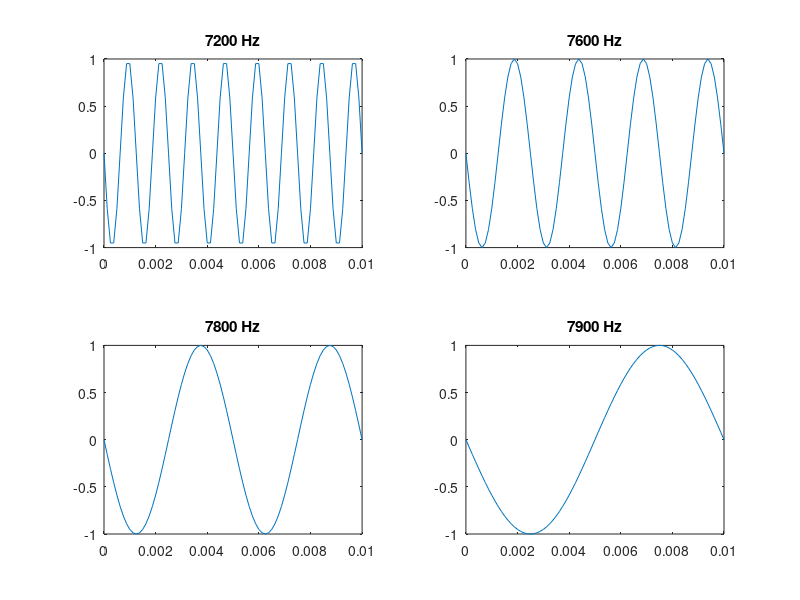

MATLAB code to generate this figure:
% Use sinusoid frequency f = 300 Hz
f = [7200, 7600, 7800, 7900];

% Sampling frequency and interval
fs = 8000;
Ts = 1/fs;

% Set time duration of plot, i.e., 10 msec.
tfinalplot = 10e-3;

% Make the time vector for the plot
nplot=0:Ts:tfinalplot;

% Make the time vector for replayed sound spurt
% Play the spurt for 2 seconds
tfinal = 2;
nsound=0:Ts:tfinal;

% 100 Hz
xnT1 = sin(2*pi*f(1)*nsound);
% Make the plot
subplot(2,2,1);
plot(nplot, xnT1(1:length(nplot)));
title('7200 Hz');

% 200 Hz
xnT2 = sin(2*pi*f(2)*nsound);
% Make the plot
subplot(2,2,2);
plot(nplot, xnT2(1:length(nplot)));
title('7600 Hz');

% 400 Hz
xnT3 = sin(2*pi*f(3)*nsound);
% Make the plot
subplot(2,2,3);
plot(nplot, xnT3(1:length(nplot)));
title('7800 Hz');

% 800 Hz
xnT4 = sin(2*pi*f(4)*nsound);
% Make the plot
subplot(2,2,4);
plot(nplot, xnT4(1:length(nplot)));
title('7900 Hz');

xnT = [xnT1(1:2/Ts) xnT2(1:2/Ts) xnT3(1:2/Ts) xnT4(1:2/Ts)];

% Save xnT as a wav sound file, soundfile.wav.
audiowrite('soundfile_Q3.wav', xnT', fs);
% Uncomment/edit this next line to save the graph.
exportgraphics(gcf, 'Q2.jpg');